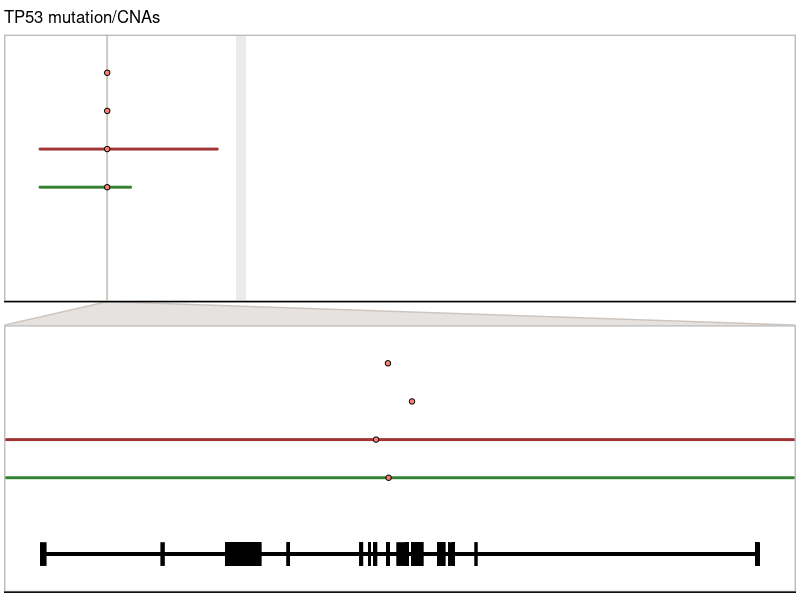

The R script that drew this image:
#TP53 CNAs in CP-TP53-MPN patients (no transformation)

library(readxl)
library(readr)
library(dplyr)
library(ggplot2)
library(ggforce)

TP53_cna <- read_delim("data/TP53_CNA_tp53pt_IF9.csv",
                       ",", escape_double = FALSE, trim_ws = TRUE)

TP53_M <- read_excel("data/TP53_M_tp53pt_IF9.xlsx")

View(TP53_cna)

acen_17 <- read_excel("data/acen_17.xlsx")
chr17_lens <- read_csv("data/chr17_lens.csv")
TP53_gene_structure <- read_excel("data/tp53_gene_structure.xlsx")
TP53_loc <- read_excel("data/TP53_loc.xlsx")

D2 = TP53_cna %>%
  filter(chrom == chrom) %>%
  mutate(chrom = factor(chrom)) %>%
  group_by(sample_id, chrom) %>%
  mutate(total_length = sum(size)) %>%
  mutate(type = factor(type, c('Gain', 'Loss', 'Undetermined', 'CN-LOH'))) %>%
  arrange(desc(type), round(start/1e7), -size) %>%
  group_by(chrom) %>%
  mutate(index = as.integer(index)) %>%
  ungroup()


all_colors = c(
  'Gain' = 'darkred', 'CN-LOH' = 'darkgreen', 'Loss' = 'blue',
  'Regulatory' = 'darkturquoise', 'Missense' = 'salmon', 'Truncating' = 'purple') 

p_segs4 = ggplot( #this top bit determines the colours in the top plot
  D2,
  aes(x = start, xend = end, y = index, yend = index, color = type)
) + #this sets the centromere bit
  geom_rect(
    inherit.aes = F,
    data = acen_17,
    aes(xmin = cen_start, xmax = cen_end, ymin = -Inf, ymax = Inf),
    fill = 'gray',
    size = 0,
    alpha = 0.3
  ) + #this determines the size and rounded end to the ins/del bit
  geom_segment(
    size = 1,
    alpha = 0.8,
    lineend = 'round'
  ) + #this sets the bottom bit of the plot
  geom_segment(
    inherit.aes = F,
    data = chr17_lens,
    aes(x = 0, xend = length, y = 0, yend = 0),
    color = 'black',
    size = 0
  ) +
  # label the mutations
  #         geom_point(
  #             inherit.aes = F,
  #             mapping = aes(x = start, y = index, color = VariantClass2),
  #             data = M_overlap,
  #             size = 6.5,
  #             pch = '*',
  #             color = 'white'
  #         ) +
  #label the mutations by type 
  #         geom_text_repel(
#             inherit.aes = F,
#             mapping = aes(x = start, y = index, color = VariantClass2, label = AAchange),
#             data = M_overlap %>% mutate(zoom = TRUE),
#             size = 1.5,
#             segment.size = 0.2,
#             color = 'black',
#             ylim = c(0,NA)
#         ) +
scale_alpha(
  range = c(0, 1)
) +
  theme_classic() +
  theme(
    axis.text = element_blank(),
    axis.ticks = element_blank(),
    axis.title = element_blank(),
    legend.position = 'none',
    panel.spacing.y = unit(1, "mm"),
    plot.margin = unit(c(0.5,0.2,0.2,0.2), "lines"),
    strip.text.y = element_blank(),
    panel.border = element_rect(size = 1, fill = NA, color = 'gray'),
    strip.background = element_rect(size = 0.5, fill = 'seashell3', color = 'seashell3'),
    plot.title = element_text(size = 12)
  ) +
  scale_y_discrete(expand = expansion(add = 1)) +
  xlab('') +
  ylab('') +
  ggtitle("TP53 mutation/CNAs")+
  scale_color_manual(values = all_colors) +
  scale_fill_manual(values = all_colors) +
  geom_point(
    inherit.aes = F,
    mapping = aes(x = start, y = index, fill = VariantClass2),
    data = TP53_M,
    size = 1.5,
    color = 'black',
    pch = 21
  ) +
  # exon structures
  geom_segment(
    inherit.aes = F,
    data = TP53_gene_structure %>% mutate(zoom = TRUE),
    aes(x = min(start), xend = max(end), y = -1, yend = -1),
    size = 1,
    color = 'black'
  ) +
  geom_segment(
    inherit.aes = F,
    data = TP53_gene_structure %>% mutate(zoom = TRUE),
    aes(x = start, xend = end, y = -1, yend = -1),
    size = 8,
    color = 'black'
  ) +
  facet_zoom(
    zoom.size = 1,
    zoom.data = zoom,
    xlim = c(TP53_loc$start, TP53_loc$end)
  )

ggsave(filename = "FigS8b.pdf", plot = p_segs4, width = 4, height = 4)
